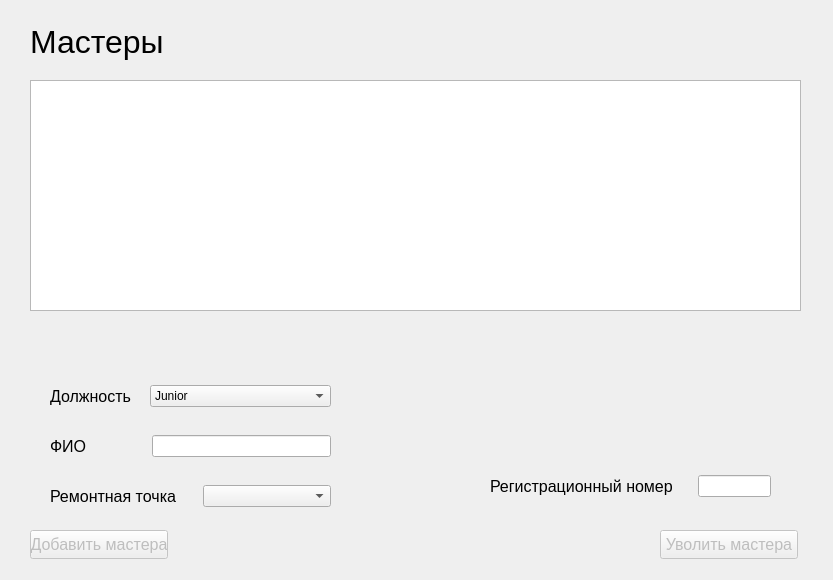
<?xml version="1.0" encoding="UTF-8"?>
<ui version="4.0">
 <class>MastersMenu</class>
 <widget class="QWidget" name="MastersMenu">
  <property name="geometry">
   <rect>
    <x>0</x>
    <y>0</y>
    <width>833</width>
    <height>580</height>
   </rect>
  </property>
  <property name="minimumSize">
   <size>
    <width>833</width>
    <height>580</height>
   </size>
  </property>
  <property name="maximumSize">
   <size>
    <width>833</width>
    <height>580</height>
   </size>
  </property>
  <property name="windowTitle">
   <string>Управление Мастерами</string>
  </property>
  <property name="windowIcon">
   <iconset theme="QIcon::ThemeIcon::UserAvailable"/>
  </property>
  <widget class="QLabel" name="MainTitle">
   <property name="geometry">
    <rect>
     <x>30</x>
     <y>20</y>
     <width>132</width>
     <height>43</height>
    </rect>
   </property>
   <property name="font">
    <font>
     <pointsize>24</pointsize>
    </font>
   </property>
   <property name="toolTipDuration">
    <number>1</number>
   </property>
   <property name="text">
    <string>Мастеры</string>
   </property>
  </widget>
  <widget class="QWidget" name="layoutWidget">
   <property name="geometry">
    <rect>
     <x>50</x>
     <y>430</y>
     <width>281</width>
     <height>33</height>
    </rect>
   </property>
   <layout class="QHBoxLayout" name="FIOLayout">
    <property name="spacing">
     <number>65</number>
    </property>
    <item>
     <widget class="QLabel" name="FIOLabel">
      <property name="font">
       <font>
        <pointsize>12</pointsize>
       </font>
      </property>
      <property name="text">
       <string>ФИО</string>
      </property>
     </widget>
    </item>
    <item>
     <widget class="QLineEdit" name="FIOEdit">
      <property name="maxLength">
       <number>30</number>
      </property>
     </widget>
    </item>
   </layout>
  </widget>
  <widget class="QPushButton" name="AddMaster">
   <property name="enabled">
    <bool>false</bool>
   </property>
   <property name="geometry">
    <rect>
     <x>30</x>
     <y>530</y>
     <width>138</width>
     <height>29</height>
    </rect>
   </property>
   <property name="font">
    <font>
     <pointsize>12</pointsize>
    </font>
   </property>
   <property name="text">
    <string>Добавить мастера</string>
   </property>
  </widget>
  <widget class="QPushButton" name="RemoveMaster">
   <property name="enabled">
    <bool>false</bool>
   </property>
   <property name="geometry">
    <rect>
     <x>660</x>
     <y>530</y>
     <width>138</width>
     <height>29</height>
    </rect>
   </property>
   <property name="font">
    <font>
     <pointsize>12</pointsize>
    </font>
   </property>
   <property name="text">
    <string>Уволить мастера</string>
   </property>
  </widget>
  <widget class="QTableView" name="MastersTable">
   <property name="geometry">
    <rect>
     <x>30</x>
     <y>80</y>
     <width>771</width>
     <height>231</height>
    </rect>
   </property>
   <property name="sizePolicy">
    <sizepolicy hsizetype="Fixed" vsizetype="Fixed">
     <horstretch>0</horstretch>
     <verstretch>0</verstretch>
    </sizepolicy>
   </property>
  </widget>
  <widget class="QWidget" name="layoutWidget_3">
   <property name="geometry">
    <rect>
     <x>490</x>
     <y>470</y>
     <width>281</width>
     <height>33</height>
    </rect>
   </property>
   <layout class="QHBoxLayout" name="RegLayout">
    <property name="spacing">
     <number>25</number>
    </property>
    <item>
     <widget class="QLabel" name="RegLabel">
      <property name="font">
       <font>
        <pointsize>12</pointsize>
       </font>
      </property>
      <property name="text">
       <string>Регистрационный номер</string>
      </property>
     </widget>
    </item>
    <item>
     <widget class="QLineEdit" name="RegEdit"/>
    </item>
   </layout>
  </widget>
  <widget class="QWidget" name="layoutWidget_2">
   <property name="geometry">
    <rect>
     <x>50</x>
     <y>380</y>
     <width>281</width>
     <height>33</height>
    </rect>
   </property>
   <layout class="QHBoxLayout" name="PositionLayout">
    <property name="spacing">
     <number>0</number>
    </property>
    <item>
     <widget class="QLabel" name="PositionLabel">
      <property name="maximumSize">
       <size>
        <width>100</width>
        <height>16777215</height>
       </size>
      </property>
      <property name="font">
       <font>
        <pointsize>12</pointsize>
       </font>
      </property>
      <property name="text">
       <string>Должность</string>
      </property>
     </widget>
    </item>
    <item>
     <widget class="QComboBox" name="PositionCombo">
      <item>
       <property name="text">
        <string>Junior</string>
       </property>
      </item>
      <item>
       <property name="text">
        <string>Middle</string>
       </property>
      </item>
      <item>
       <property name="text">
        <string>Senior</string>
       </property>
      </item>
      <item>
       <property name="text">
        <string>Other</string>
       </property>
      </item>
     </widget>
    </item>
   </layout>
  </widget>
  <widget class="QWidget" name="layoutWidget_4">
   <property name="geometry">
    <rect>
     <x>50</x>
     <y>480</y>
     <width>281</width>
     <height>33</height>
    </rect>
   </property>
   <layout class="QHBoxLayout" name="PlaceLayout">
    <property name="spacing">
     <number>25</number>
    </property>
    <item>
     <widget class="QLabel" name="PlaceLabel">
      <property name="maximumSize">
       <size>
        <width>145</width>
        <height>16777215</height>
       </size>
      </property>
      <property name="font">
       <font>
        <pointsize>12</pointsize>
       </font>
      </property>
      <property name="text">
       <string>Ремонтная точка</string>
      </property>
     </widget>
    </item>
    <item>
     <widget class="QComboBox" name="PlaceComboBox"/>
    </item>
   </layout>
  </widget>
 </widget>
 <resources/>
 <connections/>
</ui>
